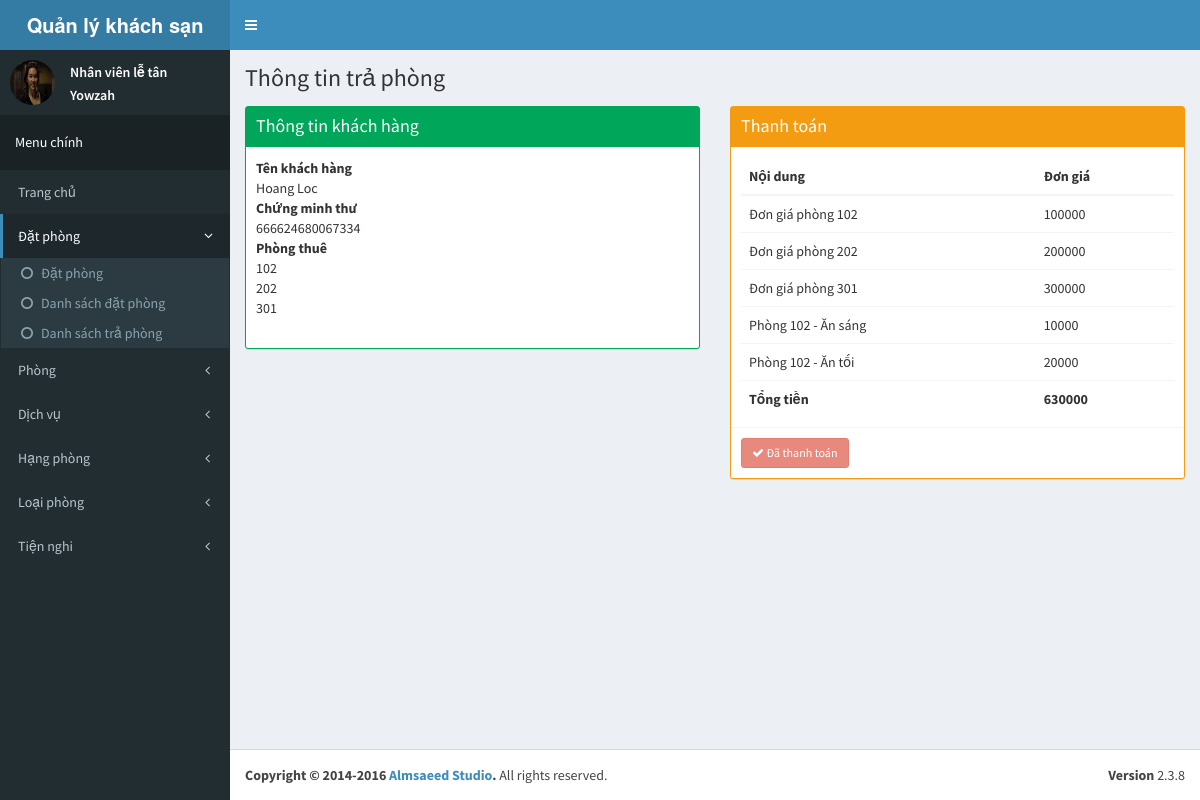
/admin/payment/detail/3, run on the app's committed database.
### tables this page shows
CREATE TABLE `customer` (
  `customer_id` int(11) NOT NULL AUTO_INCREMENT,
  `fname` varchar(255) DEFAULT NULL,
  `lname` varchar(255) DEFAULT NULL,
  `id` varchar(255) DEFAULT NULL,
  `dob` date DEFAULT NULL,
  `gender` bit(1) DEFAULT NULL,
  `phone` varchar(255) DEFAULT NULL,
  `address` varchar(255) DEFAULT NULL,
  PRIMARY KEY (`customer_id`)
);

CREATE TABLE `room` (
  `room_id` int(11) NOT NULL AUTO_INCREMENT,
  `room` varchar(255) DEFAULT NULL,
  `tel` varchar(255) DEFAULT NULL,
  `rank_id` int(11) DEFAULT NULL,
  `type_id` int(11) DEFAULT NULL,
  `price` int(11) DEFAULT NULL,
  `state` bit(1) DEFAULT NULL,
  PRIMARY KEY (`room_id`),
  KEY `rank_id` (`rank_id`),
  KEY `type_id` (`type_id`),
  CONSTRAINT `room_ibfk_1` FOREIGN KEY (`rank_id`) REFERENCES `rank` (`rank_id`) ON DELETE CASCADE ON UPDATE CASCADE,
  CONSTRAINT `room_ibfk_2` FOREIGN KEY (`type_id`) REFERENCES `type` (`type_id`) ON DELETE CASCADE ON UPDATE CASCADE
);

CREATE TABLE `service` (
  `service_id` int(11) NOT NULL AUTO_INCREMENT,
  `service` varchar(255) DEFAULT NULL,
  `price` int(11) DEFAULT NULL,
  PRIMARY KEY (`service_id`)
);

### application/core/MY_Controller.php (called while the page is built, shortened)
<?php defined('BASEPATH') OR exit('No direct script access allowed');
class MY_Controller extends CI_Controller
{
    protected $data = array();
    function __construct()
    {
        $this->data['page_title'] = 'CI_App';
        $this->data['before_head'] = '';
        $this->data['before_body'] = '';
    }
    protected function render($the_view = NULL, $template = 'master')
    {
        if ($template == 'json' || $this->input->is_ajax_request()) {
            header('Content-Type: application/json');
            echo json_encode($this->data);
        } else {
            $this->data['the_view_content'] = (is_null($the_view)) ? '' : $this->load->view($the_view, $this->data, TRUE);;
            $this->load->view('templates/' . $template . '_view', $this->data);
        }
    }
}
class Admin_Controller extends MY_Controller
{
    protected function render($the_view = NULL, $template = 'admin_master')
    {
        parent::render($the_view, $template);
    }
}

### application/controllers/admin/Payment.php (called while the page is built, shortened)
<?php defined('BASEPATH') OR exit('No direct script access allowed');
class Payment extends Admin_Controller{
    public function detail($booking_id){
        $this->data['customer'] = $this->model_booking->get_customer($booking_id);
        $amount = NULL;
        $this->data['list_room'] = $this->model_booking->get_list_room($booking_id);
        if (isset($this->data['list_room'])&&count($this->data['list_room'])){
            $amount = 0;
            foreach ($this->data['list_room'] as $key => $val){
                $amount += $val['price'];
            }
        }
        $this->data['list_service'] = $this->model_payment->get_payment_service($booking_id);
        if (isset($this->data['list_service'])&&count($this->data['list_service'])){
            foreach ($this->data['list_service'] as $key => $val){
                $amount += $val['price'];
            }
        }
        $this->render('admin/payment/detail_view');
    }
}

### index.php (called while the page is built, shortened)
<?php
require_once BASEPATH.'core/CodeIgniter.php';

### application/models/admin/Model_booking.php (called while the page is built, shortened)
<?php defined('BASEPATH') OR exit('No direct script access allowed');
class Model_booking extends CI_Model{
    public function get_list_room($booking_id = 0){
        return $this->db->select('room.room_id, room, price')
            ->from('room')
            ->join('bookingroom', 'bookingroom.room_id = room.room_id')
            ->where('booking_id', $booking_id)
            ->order_by('room', 'ASC')
            ->get()->result_array();
    }
    public function get_customer($booking_id = 0){
        return $this->db->select('fname, lname, id, dob, gender, phone, address')
            ->from('customer')
            ->join('booking', 'booking.customer_id = customer.customer_id')
            ->where('booking_id', $booking_id)
            ->get()->row_array();
    }
}

### application/models/admin/Model_payment.php (called while the page is built, shortened)
<?php defined('BASEPATH') OR exit('No direct script access allowed');
class Model_payment extends CI_Model{
    public function get_payment_service($booking_id){
        return $this->db->select('room, service, service.price')
            ->from('bookingroom')
            ->join('room', 'room.room_id = bookingroom.room_id')
            ->join('bookingservice', 'bookingservice.bookingroom_id = bookingroom.bookingroom_id')
            ->join('service', 'service.service_id = bookingservice.service_id')
            ->where('booking_id', $booking_id)
            ->get()->result_array();
    }
}

### application/views/admin/payment/detail_view.php (the view, shortened to what this page needs)
<div class="row">
    <div class="col-md-6">
        <div class="box box-success box-solid">
            <div class="box-header with-border">
                <h3 class="box-title">Thông tin khách hàng</h3>
            </div>
            <div class="box-body">
                <dl>
                    <dt>Tên khách hàng</dt>
                    <dd><?php echo htmlspecialchars($customer['fname']).' '.htmlspecialchars($customer['lname']); ?></dd>
                    <dt>Chứng minh thư</dt>
                    <dd><?php echo htmlspecialchars($customer['id']);?></dd>
                    <dt>Phòng thuê</dt>
                    <?php
                    foreach ($list_room as $key => $val){
                        echo '<dd>'.$val['room'].'</dd>';
                    }
                    ?>
                </dl>
            </div>
        </div>
    </div>
    <div class="col-md-6">
        <div class="box box-warning box-solid">
            <div class="box-header with-border">
                <h3 class="box-title">Thanh toán</h3>
            </div>
            <div class="box-body">
                <table class="table">
                    <thead>
                        <tr>
                            <th>Nội dung</th>
                            <th>Đơn giá</th>
                        </tr>
                    </thead>
                    <tbody>
                    <?php
                    if (isset($list_room)&&count($list_room)){
                        foreach ($list_room as $key => $val){
                    ?>
                        <tr>
                            <td>Đơn giá phòng <?php echo $val['room']; ?></td>
                            <td><?php echo $val['price'] ?></td>
                        </tr>
                    <?php
                        }
                    }
                    if (isset($list_service)&&count($list_service)){
                        foreach ($list_service as $key => $val){
                    ?>
                        <tr>
                            <td>Phòng <?php echo $val['room'].' - '.$val['service'];?></td>
                            <td><?php echo $val['price'];?></td>
                        </tr>
                    <?php
                        }
                    }
                    ?>
                    </tbody>
                    <tfoot>
                        <tr>
                            <th>Tổng tiền</th>
                            <th><?php echo $amount;?></th>
                        </tr>
                    </tfoot>
                </table>
            </div>
            <div class="box-footer">
                <?php
                $att = array('role' => 'form');
                echo form_open('', $att);
                ?>
                <button type="submit" name="submit" value="submit" class="btn btn-sm <?php echo ($state==1)?'disabled btn-danger':'btn-success';?>" <?php echo ($state==1)?'disabled':'';?>><i class="fa fa-check"></i> <?php echo ($state==1)?'Đã thanh toán':'Xác nhận';?></button>
                <?php echo form_close();?>
            </div>
        </div>
    </div>
</div>

### data on the page
customer: fname "Hoang", lname "Loc", id "666624680067334"
room: room "102", price "100000", service.service "Ăn sáng", service.price "10000", service.service "Ăn tối", service.price "20000"
room: room "202", price "200000"
room: room "301", price "300000"

### other printed values
$content_header "Thông tin trả phòng"
$amount "630000"
